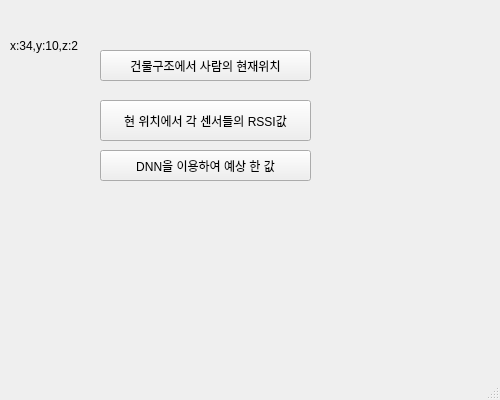
<?xml version="1.0" encoding="UTF-8"?>
<ui version="4.0">
 <class>MainWindow</class>
 <widget class="QMainWindow" name="MainWindow">
  <property name="geometry">
   <rect>
    <x>0</x>
    <y>0</y>
    <width>500</width>
    <height>400</height>
   </rect>
  </property>
  <property name="windowTitle">
   <string>TestCase1 - (34, 10, 2)</string>
  </property>

  <widget class="QWidget" name="centralwidget">
   <widget class="QPushButton" name="btn1">
    <property name="geometry">
     <rect>
      <x>100</x>
      <y>100</y>
      <width>211</width>
      <height>41</height>
     </rect>
    </property>
    <property name="text">
     <string>현 위치에서 각 센서들의 RSSI값</string>
    </property>
   </widget>
   <widget class="QLabel" name="label">
    <property name="geometry">
     <rect>
      <x>10</x>
      <y>35</y>
      <width>81</width>
      <height>21</height>
     </rect>
    </property>
    <property name="text">
     <string>x:34,y:10,z:2</string>
    </property>
   </widget>

   <widget class="QPushButton" name="btn2">
    <property name="geometry">
     <rect>
      <x>100</x>
      <y>150</y>
      <width>211</width>
      <height>31</height>
     </rect>
    </property>
    <property name="text">
     <string>DNN을 이용하여 예상 한 값</string>
    </property>
   </widget>

   <widget class="QPushButton" name="btn3">
    <property name="geometry">
     <rect>
      <x>100</x>
      <y>50</y>
      <width>211</width>
      <height>31</height>
     </rect>
    </property>
    <property name="text">
     <string>건물구조에서 사람의 현재위치</string>
    </property>
   </widget>
  </widget>

  <widget class="QMenuBar" name="menubar">
   <property name="geometry">
    <rect>
     <x>0</x>
     <y>0</y>
     <width>401</width>
     <height>21</height>
    </rect>
   </property>
  </widget>
  <widget class="QStatusBar" name="statusbar"/>
 </widget>
 <resources/>
 <connections/>
</ui>
